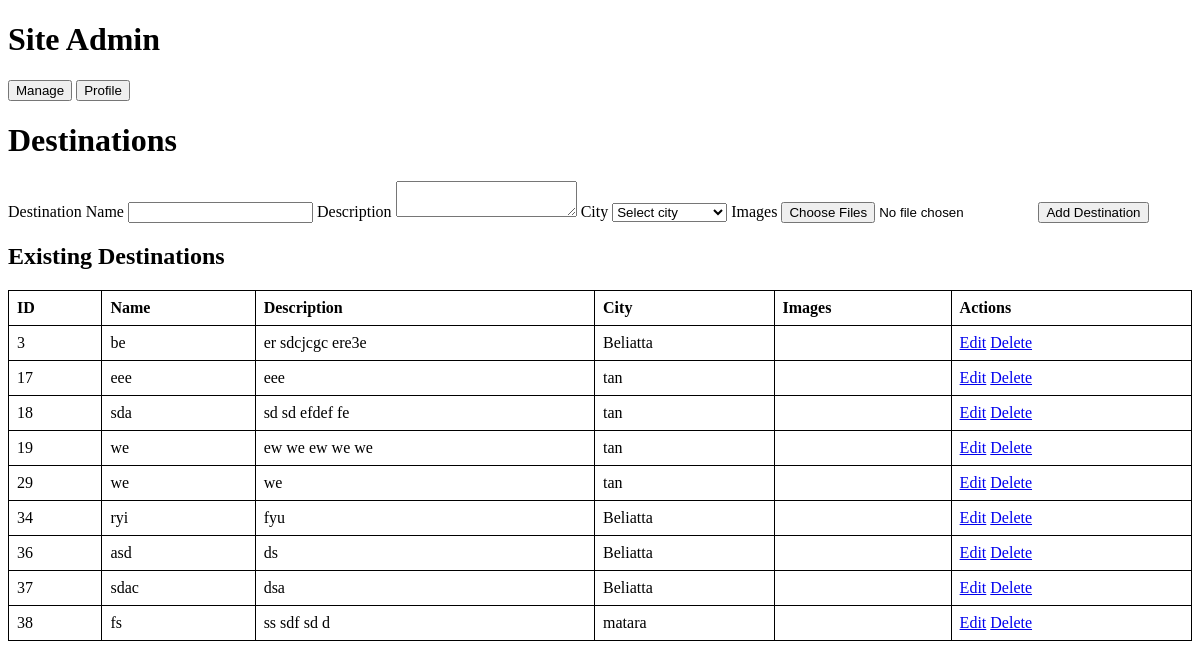
The app's page /admin.php, older data.
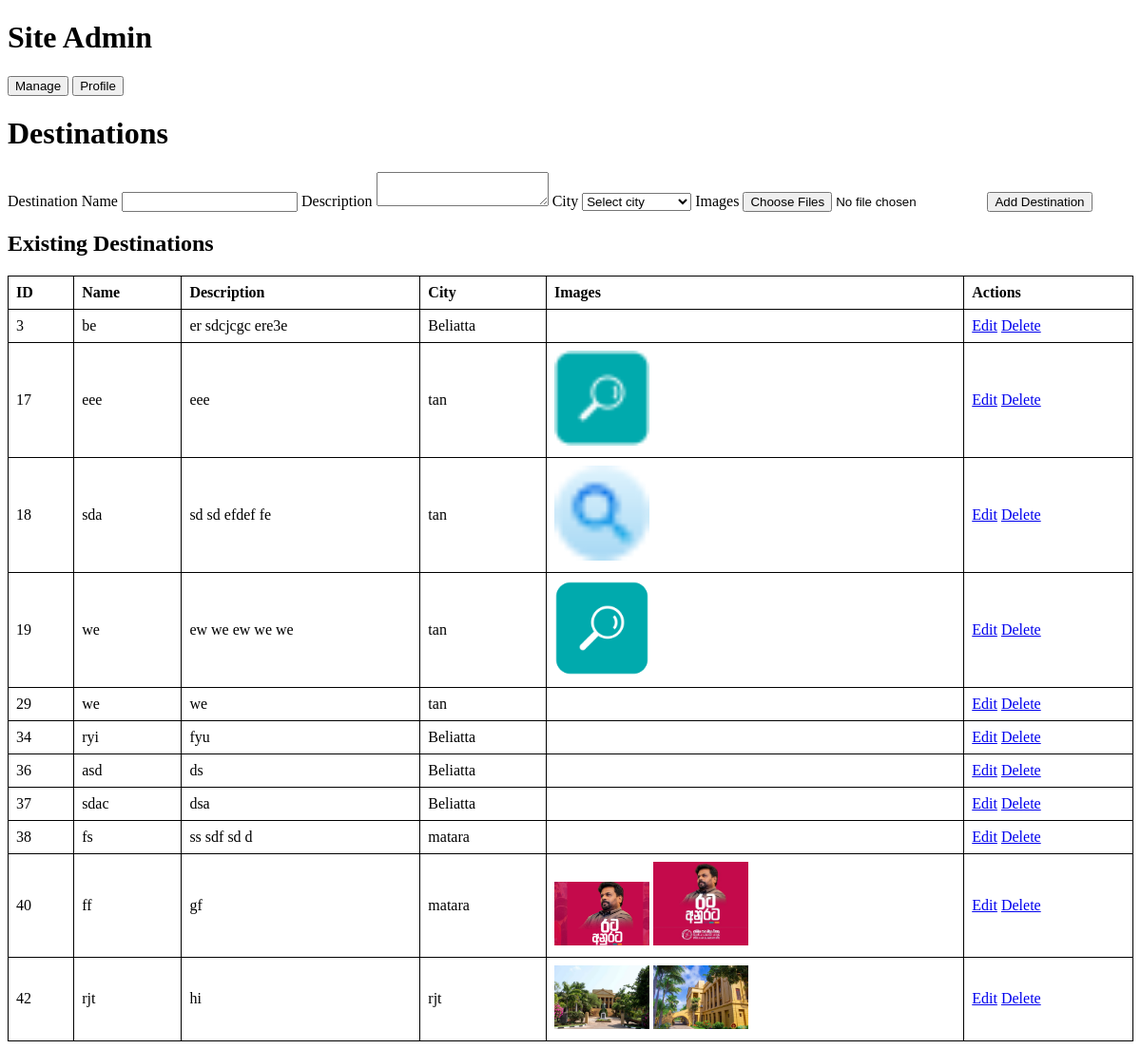
The same page, newer data.
### tables this page shows
CREATE TABLE `destinations` (
  `destination_id` int(11) NOT NULL,
  `desti_name` varchar(255) NOT NULL,
  `desti_description` text NOT NULL,
  `image_url` varchar(255) NOT NULL,
  `city` varchar(255) NOT NULL
);

CREATE TABLE `destination_images` (
  `id` int(11) NOT NULL,
  `destination_id` int(11) NOT NULL,
  `image_url` varchar(255) NOT NULL
);

### admin.php (the view, shortened to what this page needs)
<?php
include 'config.php';
$destinations = $conn->query("SELECT * FROM destinations");
?>
<!DOCTYPE html>
<html lang="en">
<head>
</head>
<body>
    <h1>Site Admin</h1>
    <button onclick="location.href='admin_panel.php'">Manage</button>
    <button onclick="location.href='profile.php'">Profile</button>
    <h1>Destinations</h1>
    <form action="admin.php" method="POST" enctype="multipart/form-data">
        <label for="desti_name">Destination Name</label>
        <input type="text" id="desti_name" name="desti_name" required>
        <label for="desti_description">Description</label>
        <textarea id="desti_description" name="desti_description" required></textarea>
        <label for="city">City</label>
        <select id="city" name="city" onchange="toggleCityInput()">
            <option value="">Select city</option>
        </select>
        <label for="images">Images</label>
        <input type="file" id="images" name="images[]" multiple required>
        <button type="submit" name="add_destination">Add Destination</button>
    </form>
    <h2>Existing Destinations</h2>
    <table>
        <thead>
            <tr>
                <th>ID</th>
                <th>Name</th>
                <th>Description</th>
                <th>City</th>
                <th>Images</th>
                <th>Actions</th>
            </tr>
        </thead>
        <tbody>
            <?php while ($destination = $destinations->fetch_assoc()): ?>
                <tr>
                    <td><?php echo $destination['destination_id']; ?></td>
                    <td><?php echo htmlspecialchars($destination['desti_name']); ?></td>
                    <td><?php echo htmlspecialchars($destination['desti_description']); ?></td>
                    <td><?php echo htmlspecialchars($destination['city']); ?></td>
                    <td>
                        <?php
                        $images = $conn->query("SELECT * FROM destination_images WHERE destination_id = " . $destination['destination_id']);
                        while ($image = $images->fetch_assoc()):
                        ?>
                            <img src="<?php echo htmlspecialchars($image['image_url']); ?>" alt="Image" style="width: 100px; height: auto;">
                        <?php endwhile; ?>
                    </td>
                    <td>
                        <a href="edit_destination.php?id=<?php echo $destination['destination_id']; ?>">Edit</a>
                        <a href="admin.php?delete=<?php echo $destination['destination_id']; ?>">Delete</a>
                    </td>
                </tr>
            <?php endwhile; ?>
        </tbody>
    </table>
</body>
</html>

### admin.php (style rules this page uses)
table { width: 100%; border-collapse: collapse; }
table, th, td { border: 1px solid black; }
th, td { padding: 8px; text-align: left; }

Row changes from the older to the newer data that the page shows:
added destination_images: image_url (picture), shown under destinations "eee"
added destination_images: image_url (picture), shown under destinations "sda"
added destination_images: image_url (picture), shown under destinations "ew we ew we we"
added destinations: destination_id "40", desti_name "ff", desti_description "gf", city "matara"
added destination_images: image_url (picture), shown under "40"
added destination_images: image_url (picture), shown under "40"
added destinations: destination_id "42", desti_name "rjt", desti_description "hi", city "rjt"
added destination_images: image_url (picture), shown under "42"
added destination_images: image_url (picture), shown under "42"
